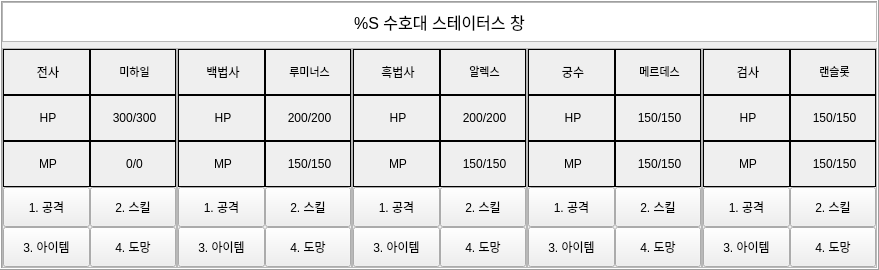
     <widget class="QFrame" name="MainFrame_Bottom">
      <property name="minimumSize">
       <size>
        <width>0</width>
        <height>270</height>
       </size>
      </property>
      <property name="maximumSize">
       <size>
        <width>16777215</width>
        <height>320</height>
       </size>
      </property>
      <property name="frameShape">
       <enum>QFrame::Box</enum>
      </property>
      <property name="frameShadow">
       <enum>QFrame::Raised</enum>
      </property>
      <layout class="QGridLayout" name="gridLayout_23">
       <property name="leftMargin">
        <number>0</number>
       </property>
       <property name="topMargin">
        <number>0</number>
       </property>
       <property name="rightMargin">
        <number>0</number>
       </property>
       <property name="bottomMargin">
        <number>0</number>
       </property>
       <property name="horizontalSpacing">
        <number>0</number>
       </property>
       <property name="verticalSpacing">
        <number>6</number>
       </property>
       <item row="1" column="0">
        <widget class="QFrame" name="Frame_Class1_Status">
         <property name="minimumSize">
          <size>
           <width>175</width>
           <height>148</height>
          </size>
         </property>
         <property name="maximumSize">
          <size>
           <width>16777215</width>
           <height>16777215</height>
          </size>
         </property>
         <property name="frameShape">
          <enum>QFrame::StyledPanel</enum>
         </property>
         <property name="frameShadow">
          <enum>QFrame::Raised</enum>
         </property>
         <layout class="QGridLayout" name="gridLayout_24">
          <property name="leftMargin">
           <number>0</number>
          </property>
          <property name="topMargin">
           <number>0</number>
          </property>
          <property name="rightMargin">
           <number>0</number>
          </property>
          <property name="bottomMargin">
           <number>0</number>
          </property>
          <property name="spacing">
           <number>0</number>
          </property>
          <item row="1" column="0">
           <widget class="QLabel" name="Status1_1_Class">
            <property name="frameShape">
             <enum>QFrame::Box</enum>
            </property>
            <property name="text">
             <string>&lt;html&gt;&lt;head/&gt;&lt;body&gt;&lt;p align=&quot;center&quot;&gt;전사&lt;/p&gt;&lt;/body&gt;&lt;/html&gt;</string>
            </property>
           </widget>
          </item>
          <item row="3" column="0">
           <widget class="QLabel" name="Status1_3_Mp">
            <property name="frameShape">
             <enum>QFrame::Box</enum>
            </property>
            <property name="text">
             <string>&lt;html&gt;&lt;head/&gt;&lt;body&gt;&lt;p align=&quot;center&quot;&gt;MP&lt;/p&gt;&lt;/body&gt;&lt;/html&gt;</string>
            </property>
           </widget>
          </item>
          <item row="1" column="1">
           <widget class="QLabel" name="Status1_1_Name">
            <property name="frameShape">
             <enum>QFrame::Box</enum>
            </property>
            <property name="text">
             <string>&lt;html&gt;&lt;head/&gt;&lt;body&gt;&lt;p align=&quot;center&quot;&gt;&lt;span style=&quot; font-size:8pt;&quot;&gt;미하일&lt;/span&gt;&lt;/p&gt;&lt;/body&gt;&lt;/html&gt;</string>
            </property>
           </widget>
          </item>
          <item row="2" column="1">
           <widget class="QLabel" name="Status1_2_HpValue">
            <property name="styleSheet">
             <string notr="true"/>
            </property>
            <property name="frameShape">
             <enum>QFrame::Box</enum>
            </property>
            <property name="text">
             <string>&lt;html&gt;&lt;head/&gt;&lt;body&gt;&lt;p align=&quot;center&quot;&gt;300/300&lt;/p&gt;&lt;/body&gt;&lt;/html&gt;</string>
            </property>
           </widget>
          </item>
          <item row="2" column="0">
           <widget class="QLabel" name="Status1_2_Hp">
            <property name="frameShape">
             <enum>QFrame::Box</enum>
            </property>
            <property name="text">
             <string>&lt;html&gt;&lt;head/&gt;&lt;body&gt;&lt;p align=&quot;center&quot;&gt;HP&lt;/p&gt;&lt;/body&gt;&lt;/html&gt;</string>
            </property>
           </widget>
          </item>
          <item row="8" column="1">
           <widget class="QPushButton" name="Status1_Action2_Skill">
            <property name="enabled">
             <bool>true</bool>
            </property>
            <property name="minimumSize">
             <size>
              <width>0</width>
              <height>40</height>
             </size>
            </property>
            <property name="text">
             <string>2. 스킬</string>
            </property>
            <property name="checkable">
             <bool>false</bool>
            </property>
            <property name="checked">
             <bool>false</bool>
            </property>
           </widget>
          </item>
          <item row="8" column="0">
           <widget class="QPushButton" name="Status1_Action1_Attack">
            <property name="minimumSize">
             <size>
              <width>0</width>
              <height>40</height>
             </size>
            </property>
            <property name="text">
             <string>1. 공격</string>
            </property>
            <property name="checkable">
             <bool>false</bool>
            </property>
           </widget>
          </item>
          <item row="10" column="0">
           <widget class="QPushButton" name="Status1_Action3_Item">
            <property name="minimumSize">
             <size>
              <width>0</width>
              <height>40</height>
             </size>
            </property>
            <property name="text">
             <string>3. 아이템</string>
            </property>
            <property name="checkable">
             <bool>false</bool>
            </property>
           </widget>
          </item>
          <item row="3" column="1">
           <widget class="QLabel" name="Status1_3_MpValue">
            <property name="frameShape">
             <enum>QFrame::Box</enum>
            </property>
            <property name="text">
             <string>&lt;html&gt;&lt;head/&gt;&lt;body&gt;&lt;p align=&quot;center&quot;&gt;0/0&lt;/p&gt;&lt;/body&gt;&lt;/html&gt;</string>
            </property>
           </widget>
          </item>
          <item row="10" column="1">
           <widget class="QPushButton" name="Status1_Action4_Run">
            <property name="minimumSize">
             <size>
              <width>0</width>
              <height>40</height>
             </size>
            </property>
            <property name="text">
             <string>4. 도망</string>
            </property>
            <property name="checkable">
             <bool>false</bool>
            </property>
           </widget>
          </item>
         </layout>
        </widget>
       </item>
       <item row="1" column="1">
        <widget class="QFrame" name="Frame_Class2_Status">
         <property name="enabled">
          <bool>true</bool>
         </property>
         <property name="minimumSize">
          <size>
           <width>175</width>
           <height>148</height>
          </size>
         </property>
         <property name="maximumSize">
          <size>
           <width>16777215</width>
           <height>16777215</height>
          </size>
         </property>
         <property name="frameShape">
          <enum>QFrame::StyledPanel</enum>
         </property>
         <property name="frameShadow">
          <enum>QFrame::Raised</enum>
         </property>
         <layout class="QGridLayout" name="gridLayout_25">
          <property name="leftMargin">
           <number>0</number>
          </property>
          <property name="topMargin">
           <number>0</number>
          </property>
          <property name="rightMargin">
           <number>0</number>
          </property>
          <property name="bottomMargin">
           <number>0</number>
          </property>
          <property name="spacing">
           <number>0</number>
          </property>
          <item row="2" column="0">
           <widget class="QLabel" name="Status2_3_Mp">
            <property name="frameShape">
             <enum>QFrame::Box</enum>
            </property>
            <property name="text">
             <string>&lt;html&gt;&lt;head/&gt;&lt;body&gt;&lt;p align=&quot;center&quot;&gt;MP&lt;/p&gt;&lt;/body&gt;&lt;/html&gt;</string>
            </property>
           </widget>
          </item>
          <item row="1" column="1">
           <widget class="QLabel" name="Status2_2_HpValue">
            <property name="frameShape">
             <enum>QFrame::Box</enum>
            </property>
            <property name="text">
             <string>&lt;html&gt;&lt;head/&gt;&lt;body&gt;&lt;p align=&quot;center&quot;&gt;200/200&lt;/p&gt;&lt;/body&gt;&lt;/html&gt;</string>
            </property>
           </widget>
          </item>
          <item row="1" column="0">
           <widget class="QLabel" name="Status2_2_Hp">
            <property name="frameShape">
             <enum>QFrame::Box</enum>
            </property>
            <property name="text">
             <string>&lt;html&gt;&lt;head/&gt;&lt;body&gt;&lt;p align=&quot;center&quot;&gt;HP&lt;/p&gt;&lt;/body&gt;&lt;/html&gt;</string>
            </property>
           </widget>
          </item>
          <item row="9" column="1">
           <widget class="QPushButton" name="Status2_Action4_Run">
            <property name="minimumSize">
             <size>
              <width>0</width>
              <height>40</height>
             </size>
            </property>
            <property name="text">
             <string>4. 도망</string>
            </property>
            <property name="checkable">
             <bool>false</bool>
            </property>
           </widget>
          </item>
          <item row="7" column="1">
           <widget class="QPushButton" name="Status2_Action2_Skill">
            <property name="minimumSize">
             <size>
              <width>0</width>
              <height>40</height>
             </size>
            </property>
            <property name="text">
             <string>2. 스킬</string>
            </property>
            <property name="checkable">
             <bool>false</bool>
            </property>
           </widget>
          </item>
          <item row="2" column="1">
           <widget class="QLabel" name="Status2_3_MpValue">
            <property name="frameShape">
             <enum>QFrame::Box</enum>
            </property>
            <property name="text">
             <string>&lt;html&gt;&lt;head/&gt;&lt;body&gt;&lt;p align=&quot;center&quot;&gt;150/150&lt;/p&gt;&lt;/body&gt;&lt;/html&gt;</string>
            </property>
           </widget>
          </item>
          <item row="9" column="0">
           <widget class="QPushButton" name="Status2_Action3_Item">
            <property name="minimumSize">
             <size>
              <width>0</width>
              <height>40</height>
             </size>
            </property>
            <property name="text">
             <string>3. 아이템</string>
            </property>
            <property name="checkable">
             <bool>false</bool>
            </property>
           </widget>
          </item>
          <item row="7" column="0">
           <widget class="QPushButton" name="Status2_Action1_Attack">
            <property name="enabled">
             <bool>true</bool>
            </property>
            <property name="minimumSize">
             <size>
              <width>0</width>
              <height>40</height>
             </size>
            </property>
            <property name="text">
             <string>1. 공격</string>
            </property>
            <property name="checkable">
             <bool>false</bool>
            </property>
           </widget>
          </item>
          <item row="0" column="0">
           <widget class="QLabel" name="Status2_1_Class">
            <property name="frameShape">
             <enum>QFrame::Box</enum>
            </property>
            <property name="text">
             <string>&lt;html&gt;&lt;head/&gt;&lt;body&gt;&lt;p align=&quot;center&quot;&gt;백법사&lt;/p&gt;&lt;/body&gt;&lt;/html&gt;</string>
            </property>
           </widget>
          </item>
          <item row="0" column="1">
           <widget class="QLabel" name="Status2_1_Name">
            <property name="frameShape">
             <enum>QFrame::Box</enum>
            </property>
            <property name="text">
             <string>&lt;html&gt;&lt;head/&gt;&lt;body&gt;&lt;p align=&quot;center&quot;&gt;&lt;span style=&quot; font-size:8pt;&quot;&gt;루미너스&lt;/span&gt;&lt;/p&gt;&lt;/body&gt;&lt;/html&gt;</string>
            </property>
           </widget>
          </item>
         </layout>
        </widget>
       </item>
       <item row="1" column="3">
        <widget class="QFrame" name="Frame_Class4_Status">
         <property name="minimumSize">
          <size>
           <width>175</width>
           <height>148</height>
          </size>
         </property>
         <property name="maximumSize">
          <size>
           <width>16777215</width>
           <height>16777215</height>
          </size>
         </property>
         <property name="frameShape">
          <enum>QFrame::StyledPanel</enum>
         </property>
         <property name="frameShadow">
          <enum>QFrame::Raised</enum>
         </property>
         <layout class="QGridLayout" name="gridLayout_27">
          <property name="leftMargin">
           <number>0</number>
          </property>
          <property name="topMargin">
           <number>0</number>
          </property>
          <property name="rightMargin">
           <number>0</number>
          </property>
          <property name="bottomMargin">
           <number>0</number>
          </property>
          <property name="spacing">
           <number>0</number>
          </property>
          <item row="0" column="1">
           <widget class="QLabel" name="Status4_1_Name">
            <property name="frameShape">
             <enum>QFrame::Box</enum>
            </property>
            <property name="text">
             <string>&lt;html&gt;&lt;head/&gt;&lt;body&gt;&lt;p align=&quot;center&quot;&gt;&lt;span style=&quot; font-size:8pt;&quot;&gt;메르데스&lt;/span&gt;&lt;/p&gt;&lt;/body&gt;&lt;/html&gt;</string>
            </property>
           </widget>
          </item>
          <item row="0" column="0">
           <widget class="QLabel" name="Status4_1_Class">
            <property name="frameShape">
             <enum>QFrame::Box</enum>
            </property>
            <property name="text">
             <string>&lt;html&gt;&lt;head/&gt;&lt;body&gt;&lt;p align=&quot;center&quot;&gt;궁수&lt;/p&gt;&lt;/body&gt;&lt;/html&gt;</string>
            </property>
           </widget>
          </item>
          <item row="1" column="1">
           <widget class="QLabel" name="Status4_2_HpValue">
            <property name="frameShape">
             <enum>QFrame::Box</enum>
            </property>
            <property name="text">
             <string>&lt;html&gt;&lt;head/&gt;&lt;body&gt;&lt;p align=&quot;center&quot;&gt;150/150&lt;/p&gt;&lt;/body&gt;&lt;/html&gt;</string>
            </property>
           </widget>
          </item>
          <item row="7" column="1">
           <widget class="QPushButton" name="Status4_Action2_Skill">
            <property name="minimumSize">
             <size>
              <width>0</width>
              <height>40</height>
             </size>
            </property>
            <property name="text">
             <string>2. 스킬</string>
            </property>
            <property name="checkable">
             <bool>false</bool>
            </property>
           </widget>
          </item>
          <item row="9" column="0">
           <widget class="QPushButton" name="Status4_Action3_Item">
            <property name="minimumSize">
             <size>
              <width>0</width>
              <height>40</height>
             </size>
            </property>
            <property name="text">
             <string>3. 아이템</string>
            </property>
            <property name="checkable">
             <bool>false</bool>
            </property>
           </widget>
          </item>
          <item row="7" column="0">
           <widget class="QPushButton" name="Status4_Action1_Attack">
            <property name="minimumSize">
             <size>
              <width>0</width>
              <height>40</height>
             </size>
            </property>
            <property name="text">
             <string>1. 공격</string>
            </property>
            <property name="checkable">
             <bool>false</bool>
            </property>
           </widget>
          </item>
          <item row="2" column="1">
           <widget class="QLabel" name="Status4_3_MpValue">
            <property name="frameShape">
             <enum>QFrame::Box</enum>
            </property>
            <property name="text">
             <string>&lt;html&gt;&lt;head/&gt;&lt;body&gt;&lt;p align=&quot;center&quot;&gt;150/150&lt;/p&gt;&lt;/body&gt;&lt;/html&gt;</string>
            </property>
           </widget>
          </item>
          <item row="2" column="0">
           <widget class="QLabel" name="Status4_3_Mp">
            <property name="frameShape">
             <enum>QFrame::Box</enum>
            </property>
            <property name="text">
             <string>&lt;html&gt;&lt;head/&gt;&lt;body&gt;&lt;p align=&quot;center&quot;&gt;MP&lt;/p&gt;&lt;/body&gt;&lt;/html&gt;</string>
            </property>
           </widget>
          </item>
          <item row="9" column="1">
           <widget class="QPushButton" name="Status4_Action4_Run">
            <property name="minimumSize">
             <size>
              <width>0</width>
              <height>40</height>
             </size>
            </property>
            <property name="text">
             <string>4. 도망</string>
            </property>
            <property name="checkable">
             <bool>false</bool>
            </property>
           </widget>
          </item>
          <item row="1" column="0">
           <widget class="QLabel" name="Status4_2_Hp">
            <property name="frameShape">
             <enum>QFrame::Box</enum>
            </property>
            <property name="text">
             <string>&lt;html&gt;&lt;head/&gt;&lt;body&gt;&lt;p align=&quot;center&quot;&gt;HP&lt;/p&gt;&lt;/body&gt;&lt;/html&gt;</string>
            </property>
           </widget>
          </item>
         </layout>
        </widget>
       </item>
       <item row="1" column="4">
        <widget class="QFrame" name="Frame_Class5_Status">
         <property name="minimumSize">
          <size>
           <width>175</width>
           <height>148</height>
          </size>
         </property>
         <property name="maximumSize">
          <size>
           <width>16777215</width>
           <height>16777215</height>
          </size>
         </property>
         <property name="frameShape">
          <enum>QFrame::StyledPanel</enum>
         </property>
         <property name="frameShadow">
          <enum>QFrame::Raised</enum>
         </property>
         <layout class="QGridLayout" name="gridLayout_28">
          <property name="leftMargin">
           <number>0</number>
          </property>
          <property name="topMargin">
           <number>0</number>
          </property>
          <property name="rightMargin">
           <number>0</number>
          </property>
          <property name="bottomMargin">
           <number>0</number>
          </property>
          <property name="spacing">
           <number>0</number>
          </property>
          <item row="2" column="0">
           <widget class="QLabel" name="Status5_3_Mp">
            <property name="frameShape">
             <enum>QFrame::Box</enum>
            </property>
            <property name="text">
             <string>&lt;html&gt;&lt;head/&gt;&lt;body&gt;&lt;p align=&quot;center&quot;&gt;MP&lt;/p&gt;&lt;/body&gt;&lt;/html&gt;</string>
            </property>
           </widget>
          </item>
          <item row="1" column="1">
           <widget class="QLabel" name="Status5_2_HpValue">
            <property name="frameShape">
             <enum>QFrame::Box</enum>
            </property>
            <property name="text">
             <string>&lt;html&gt;&lt;head/&gt;&lt;body&gt;&lt;p align=&quot;center&quot;&gt;150/150&lt;/p&gt;&lt;/body&gt;&lt;/html&gt;</string>
            </property>
           </widget>
          </item>
          <item row="1" column="0">
           <widget class="QLabel" name="Status5_2_Hp">
            <property name="frameShape">
             <enum>QFrame::Box</enum>
            </property>
            <property name="text">
             <string>&lt;html&gt;&lt;head/&gt;&lt;body&gt;&lt;p align=&quot;center&quot;&gt;HP&lt;/p&gt;&lt;/body&gt;&lt;/html&gt;</string>
            </property>
           </widget>
          </item>
          <item row="9" column="1">
           <widget class="QPushButton" name="Status5_Action4_Run">
            <property name="minimumSize">
             <size>
              <width>0</width>
              <height>40</height>
             </size>
            </property>
            <property name="text">
             <string>4. 도망</string>
            </property>
            <property name="checkable">
             <bool>false</bool>
            </property>
           </widget>
          </item>
          <item row="7" column="1">
           <widget class="QPushButton" name="Status5_Action2_Skill">
            <property name="minimumSize">
             <size>
              <width>0</width>
              <height>40</height>
             </size>
            </property>
            <property name="text">
             <string>2. 스킬</string>
            </property>
            <property name="checkable">
             <bool>false</bool>
            </property>
           </widget>
          </item>
          <item row="2" column="1">
           <widget class="QLabel" name="Status5_3_MpValue">
            <property name="frameShape">
             <enum>QFrame::Box</enum>
            </property>
            <property name="text">
             <string>&lt;html&gt;&lt;head/&gt;&lt;body&gt;&lt;p align=&quot;center&quot;&gt;150/150&lt;/p&gt;&lt;/body&gt;&lt;/html&gt;</string>
            </property>
           </widget>
          </item>
          <item row="9" column="0">
           <widget class="QPushButton" name="Status5_Action3_Item">
            <property name="minimumSize">
             <size>
              <width>0</width>
              <height>40</height>
             </size>
            </property>
            <property name="text">
             <string>3. 아이템</string>
            </property>
            <property name="checkable">
             <bool>false</bool>
            </property>
           </widget>
          </item>
          <item row="7" column="0">
           <widget class="QPushButton" name="Status5_Action1_Attack">
            <property name="minimumSize">
             <size>
              <width>0</width>
              <height>40</height>
             </size>
            </property>
            <property name="text">
             <string>1. 공격</string>
            </property>
            <property name="checkable">
             <bool>false</bool>
            </property>
           </widget>
          </item>
          <item row="0" column="0">
           <widget class="QLabel" name="Status5_1_Class">
            <property name="frameShape">
             <enum>QFrame::Box</enum>
            </property>
            <property name="text">
             <string>&lt;html&gt;&lt;head/&gt;&lt;body&gt;&lt;p align=&quot;center&quot;&gt;검사&lt;/p&gt;&lt;/body&gt;&lt;/html&gt;</string>
            </property>
           </widget>
          </item>
          <item row="0" column="1">
           <widget class="QLabel" name="Status5_1_Name">
            <property name="frameShape">
             <enum>QFrame::Box</enum>
            </property>
            <property name="text">
             <string>&lt;html&gt;&lt;head/&gt;&lt;body&gt;&lt;p align=&quot;center&quot;&gt;&lt;span style=&quot; font-size:8pt;&quot;&gt;랜슬롯&lt;/span&gt;&lt;/p&gt;&lt;/body&gt;&lt;/html&gt;</string>
            </property>
           </widget>
          </item>
         </layout>
        </widget>
       </item>
       <item row="1" column="2">
        <widget class="QFrame" name="Frame_Class3_Status">
         <property name="minimumSize">
          <size>
           <width>175</width>
           <height>148</height>
          </size>
         </property>
         <property name="maximumSize">
          <size>
           <width>16777215</width>
           <height>16777215</height>
          </size>
         </property>
         <property name="frameShape">
          <enum>QFrame::StyledPanel</enum>
         </property>
         <property name="frameShadow">
          <enum>QFrame::Raised</enum>
         </property>
         <layout class="QGridLayout" name="gridLayout_26">
          <property name="leftMargin">
           <number>0</number>
          </property>
          <property name="topMargin">
           <number>0</number>
          </property>
          <property name="rightMargin">
           <number>0</number>
          </property>
          <property name="bottomMargin">
           <number>0</number>
          </property>
          <property name="spacing">
           <number>0</number>
          </property>
          <item row="2" column="0">
           <widget class="QLabel" name="Status3_3_Mp">
            <property name="frameShape">
             <enum>QFrame::Box</enum>
            </property>
            <property name="text">
             <string>&lt;html&gt;&lt;head/&gt;&lt;body&gt;&lt;p align=&quot;center&quot;&gt;MP&lt;/p&gt;&lt;/body&gt;&lt;/html&gt;</string>
            </property>
           </widget>
          </item>
          <item row="1" column="1">
           <widget class="QLabel" name="Status3_2_HpValue">
            <property name="frameShape">
             <enum>QFrame::Box</enum>
            </property>
            <property name="text">
             <string>&lt;html&gt;&lt;head/&gt;&lt;body&gt;&lt;p align=&quot;center&quot;&gt;200/200&lt;/p&gt;&lt;/body&gt;&lt;/html&gt;</string>
            </property>
           </widget>
          </item>
          <item row="1" column="0">
           <widget class="QLabel" name="Status3_2_Hp">
            <property name="frameShape">
             <enum>QFrame::Box</enum>
            </property>
            <property name="text">
             <string>&lt;html&gt;&lt;head/&gt;&lt;body&gt;&lt;p align=&quot;center&quot;&gt;HP&lt;/p&gt;&lt;/body&gt;&lt;/html&gt;</string>
            </property>
           </widget>
          </item>
          <item row="9" column="1">
           <widget class="QPushButton" name="Status3_Action4_Run">
            <property name="minimumSize">
             <size>
              <width>0</width>
              <height>40</height>
             </size>
            </property>
            <property name="text">
             <string>4. 도망</string>
            </property>
            <property name="checkable">
             <bool>false</bool>
            </property>
           </widget>
          </item>
          <item row="7" column="1">
           <widget class="QPushButton" name="Status3_Action2_Skill">
            <property name="minimumSize">
             <size>
              <width>0</width>
              <height>40</height>
             </size>
            </property>
            <property name="text">
             <string>2. 스킬</string>
            </property>
            <property name="checkable">
             <bool>false</bool>
            </property>
           </widget>
          </item>
          <item row="2" column="1">
           <widget class="QLabel" name="Status3_3_MpValue">
            <property name="frameShape">
             <enum>QFrame::Box</enum>
            </property>
            <property name="text">
             <string>&lt;html&gt;&lt;head/&gt;&lt;body&gt;&lt;p align=&quot;center&quot;&gt;150/150&lt;/p&gt;&lt;/body&gt;&lt;/html&gt;</string>
            </property>
           </widget>
          </item>
          <item row="9" column="0">
           <widget class="QPushButton" name="Status3_Action3_Item">
            <property name="minimumSize">
             <size>
              <width>0</width>
              <height>40</height>
             </size>
            </property>
            <property name="text">
             <string>3. 아이템</string>
            </property>
            <property name="checkable">
             <bool>false</bool>
            </property>
           </widget>
          </item>
          <item row="7" column="0">
           <widget class="QPushButton" name="Status3_Action1_Attack">
            <property name="minimumSize">
             <size>
              <width>0</width>
              <height>40</height>
             </size>
            </property>
            <property name="text">
             <string>1. 공격</string>
            </property>
            <property name="checkable">
             <bool>false</bool>
            </property>
           </widget>
          </item>
          <item row="0" column="0">
           <widget class="QLabel" name="Status3_1_Class">
            <property name="frameShape">
             <enum>QFrame::Box</enum>
            </property>
            <property name="text">
             <string>&lt;html&gt;&lt;head/&gt;&lt;body&gt;&lt;p align=&quot;center&quot;&gt;흑법사&lt;/p&gt;&lt;/body&gt;&lt;/html&gt;</string>
            </property>
           </widget>
          </item>
          <item row="0" column="1">
           <widget class="QLabel" name="Status3_1_Name">
            <property name="frameShape">
             <enum>QFrame::Box</enum>
            </property>
            <property name="text">
             <string>&lt;html&gt;&lt;head/&gt;&lt;body&gt;&lt;p align=&quot;center&quot;&gt;&lt;span style=&quot; font-size:8pt;&quot;&gt;알렉스&lt;/span&gt;&lt;/p&gt;&lt;/body&gt;&lt;/html&gt;</string>
            </property>
           </widget>
          </item>
         </layout>
        </widget>
       </item>
       <item row="0" column="0" colspan="5">
        <widget class="QFrame" name="frame_21">
         <property name="maximumSize">
          <size>
           <width>16777215</width>
           <height>40</height>
          </size>
         </property>
         <property name="frameShape">
          <enum>QFrame::StyledPanel</enum>
         </property>
         <property name="frameShadow">
          <enum>QFrame::Raised</enum>
         </property>
         <layout class="QVBoxLayout" name="verticalLayout_8">
          <property name="spacing">
           <number>0</number>
          </property>
          <property name="leftMargin">
           <number>0</number>
          </property>
          <property name="topMargin">
           <number>0</number>
          </property>
          <property name="rightMargin">
           <number>0</number>
          </property>
          <property name="bottomMargin">
           <number>0</number>
          </property>
          <item>
           <widget class="QLabel" name="label_74">
            <property name="styleSheet">
             <string notr="true">background-color: rgb(255, 255, 255);</string>
            </property>
            <property name="text">
             <string>&lt;html&gt;&lt;head/&gt;&lt;body&gt;&lt;p align=&quot;center&quot;&gt;&lt;span style=&quot; font-size:12pt;&quot;&gt;%S 수호대 스테이터스 창&lt;/span&gt;&lt;/p&gt;&lt;/body&gt;&lt;/html&gt;</string>
            </property>
           </widget>
          </item>
         </layout>
        </widget>
       </item>
      </layout>
     </widget>
